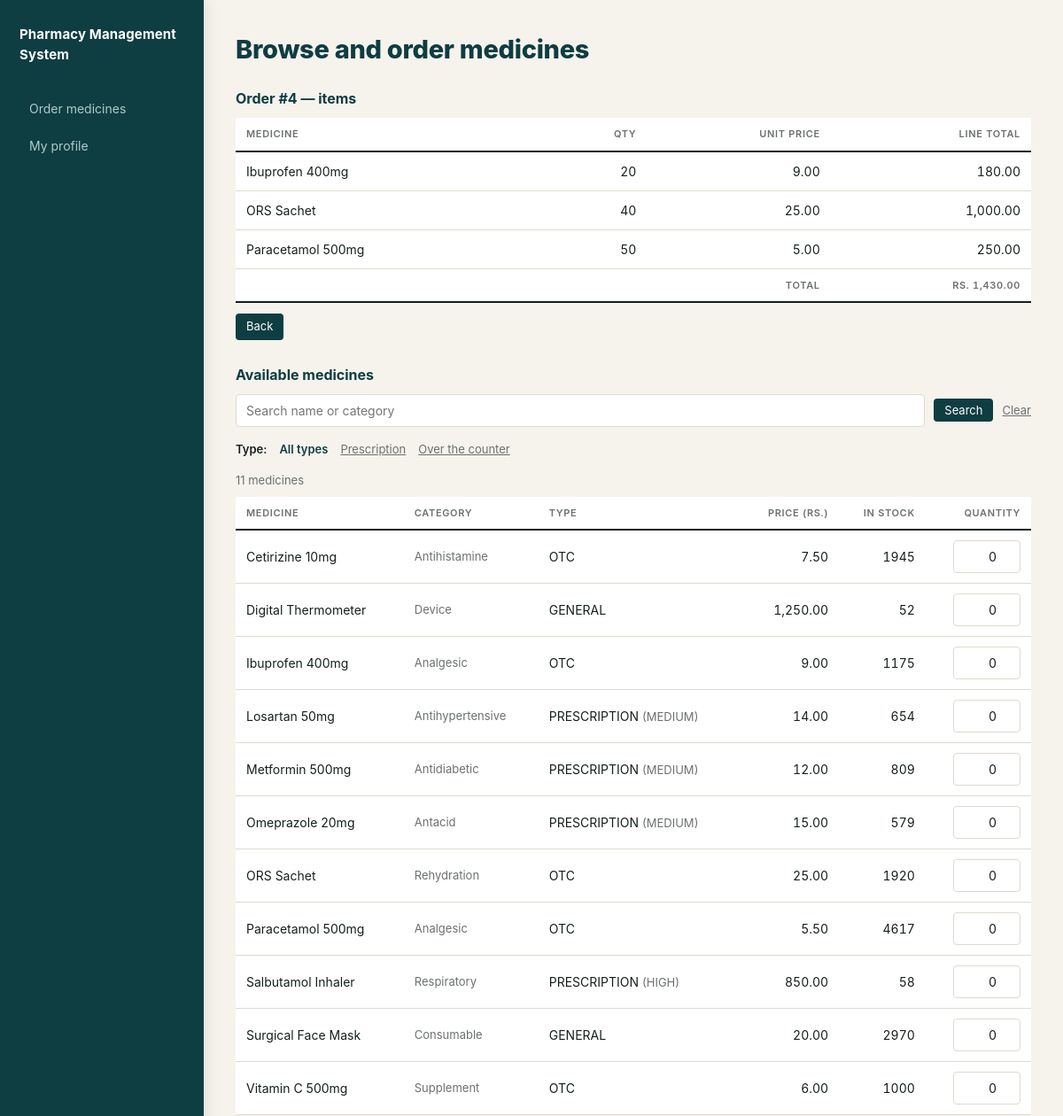
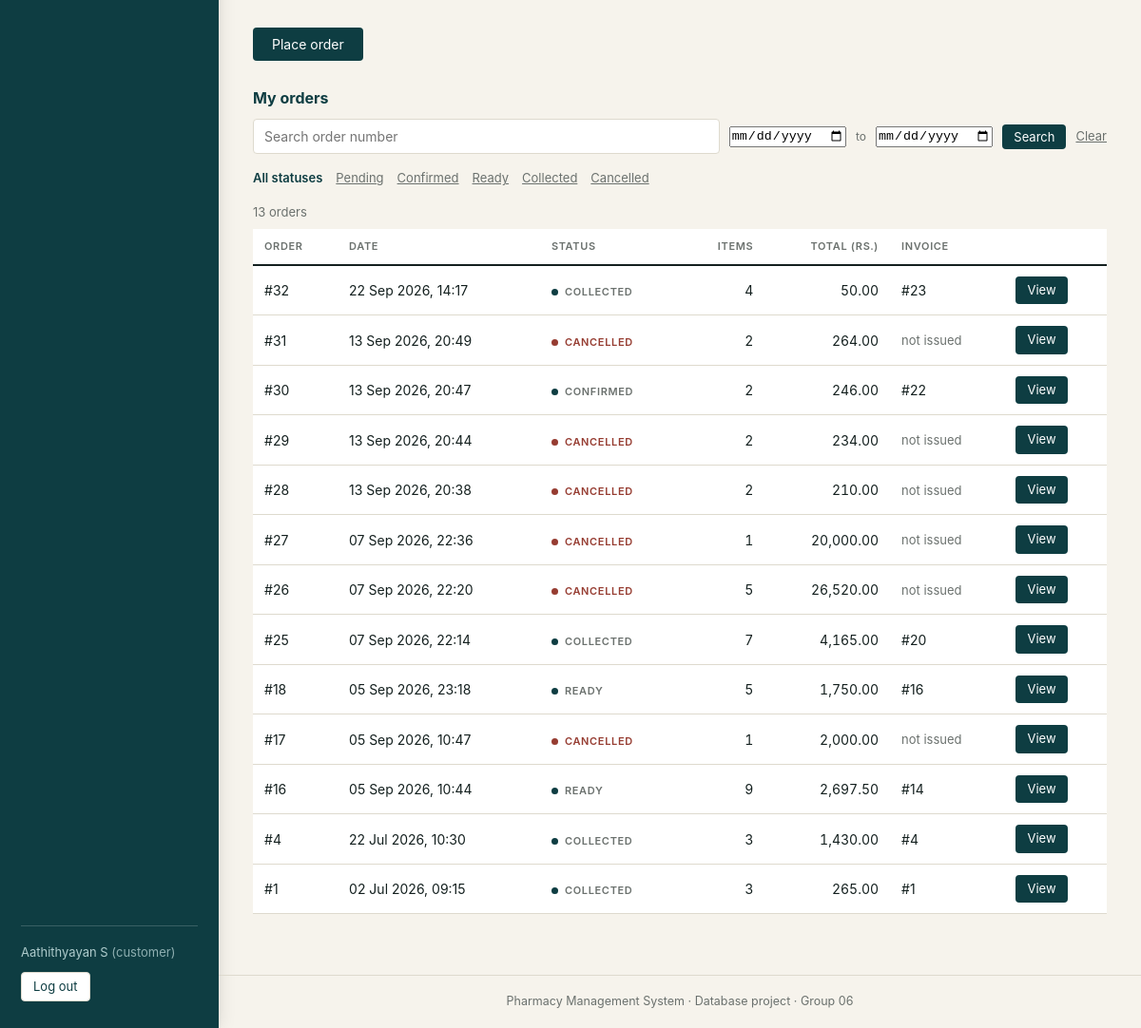
The app's page /customer.php?order=4 (signed in) with its own data (2 pictures, top to bottom).
### tables this page shows
CREATE TABLE `ORDER_ITEM` (
  `order_id` int(11) NOT NULL,
  `medicine_id` int(11) NOT NULL,
  `quantity` int(11) NOT NULL,
  `unit_price` decimal(10,2) NOT NULL
);

CREATE TABLE `MEDICINE` (
  `medicine_id` int(11) NOT NULL,
  `name` varchar(100) NOT NULL,
  `category` varchar(50) DEFAULT NULL,
  `price` decimal(10,2) NOT NULL,
  `quantity_in_stock` int(11) NOT NULL DEFAULT 0,
  `expiry_date` date DEFAULT NULL,
  `reorder_threshold` int(11) NOT NULL DEFAULT 10,
  `med_type` enum('PRESCRIPTION','OTC') DEFAULT NULL,
  `is_active` tinyint(1) NOT NULL DEFAULT 1
);

CREATE TABLE `PRESCRIPTION_MEDICINE` (
  `medicine_id` int(11) NOT NULL,
  `prescription_required_level` varchar(20) NOT NULL
);

CREATE TABLE `INVOICE` (
  `invoice_id` int(11) NOT NULL,
  `order_id` int(11) NOT NULL,
  `total_amount` decimal(10,2) NOT NULL DEFAULT 0.00,
  `issue_date` datetime NOT NULL DEFAULT current_timestamp()
);

CREATE TABLE `CUSTOMER_ORDER` (
  `order_id` int(11) NOT NULL,
  `customer_id` int(11) NOT NULL,
  `pharmacist_id` int(11) DEFAULT NULL,
  `order_date` datetime NOT NULL DEFAULT current_timestamp(),
  `status` enum('PENDING','CONFIRMED','READY','COLLECTED','CANCELLED') NOT NULL DEFAULT 'PENDING'
);

### customer.php (the view, shortened to what this page needs)
<?php
require_once __DIR__ . '/auth.php';
$me = current_user_id();
$medSearch = trim($_GET['mq'] ?? '');
$medType   = $_GET['mtype'] ?? '';
$validMedTypes = ['PRESCRIPTION', 'OTC'];
$medTypeLabels = ['PRESCRIPTION' => 'Prescription', 'OTC' => 'Over the counter'];
$medWhere  = ['m.quantity_in_stock > 0', 'm.is_active = 1'];
$medParams = [];
$medStmt = $pdo->prepare(
    "SELECT   m.medicine_id, m.name, m.category, m.price,
              m.quantity_in_stock,
              COALESCE(m.med_type, 'GENERAL') AS med_type,
              p.prescription_required_level
       FROM      MEDICINE              m
       LEFT JOIN PRESCRIPTION_MEDICINE p ON p.medicine_id = m.medicine_id
      WHERE  " . implode(' AND ', $medWhere) . "
      ORDER BY m.name"
);
$medStmt->execute($medParams);
$medicines = $medStmt->fetchAll();
$orderSearch  = trim($_GET['oq'] ?? '');
$orderStatus  = $_GET['ostatus'] ?? '';
$validStatuses = ['PENDING', 'CONFIRMED', 'READY', 'COLLECTED', 'CANCELLED'];
$orderFrom = trim($_GET['ofrom'] ?? '');
$orderTo   = trim($_GET['oto'] ?? '');
$fromCheck = DateTime::createFromFormat('Y-m-d', $orderFrom);
if ($orderFrom === '' || !$fromCheck || $fromCheck->format('Y-m-d') !== $orderFrom) {
    $orderFrom = '';
}
$toCheck = DateTime::createFromFormat('Y-m-d', $orderTo);
if ($orderTo === '' || !$toCheck || $toCheck->format('Y-m-d') !== $orderTo) {
    $orderTo = '';
}
$orderWhere  = ['co.customer_id = ?'];
$orderParams = [$me];
$ordersStmt = $pdo->prepare(
    "SELECT   co.order_id, co.order_date, co.status,
              COUNT(oi.medicine_id)                    AS lines_count,
              SUM(oi.quantity * oi.unit_price)         AS order_total,
              i.invoice_id
       FROM      CUSTOMER_ORDER co
       LEFT JOIN ORDER_ITEM     oi ON oi.order_id = co.order_id
       LEFT JOIN INVOICE        i  ON i.order_id  = co.order_id
      WHERE  " . implode(' AND ', $orderWhere) . "
      GROUP BY co.order_id, co.order_date, co.status, i.invoice_id
      ORDER BY co.order_date DESC"
);
$ordersStmt->execute($orderParams);
$orders = $ordersStmt->fetchAll();
$viewOrder = isset($_GET['order']) ? (int)$_GET['order'] : 0;
$viewItems = [];
if ($viewOrder) {
    $st = $pdo->prepare(
        "SELECT m.name, oi.quantity, oi.unit_price,
                oi.quantity * oi.unit_price AS line_total
           FROM ORDER_ITEM oi
           JOIN MEDICINE   m  ON m.medicine_id = oi.medicine_id
           JOIN CUSTOMER_ORDER co ON co.order_id = oi.order_id
          WHERE oi.order_id = ? AND co.customer_id = ?
          ORDER BY m.name"
    );
    $st->execute([$viewOrder, $me]);
    $viewItems = $st->fetchAll();
}
$editOrderId = isset($_GET['editorder']) ? (int)$_GET['editorder'] : 0;
?>
<?php if ($viewOrder && $viewItems): ?>
    <h2>Order #<?= h($viewOrder) ?> &mdash; items</h2>
    <table>
        <tr>
            <th>Medicine</th><th class="num">Qty</th>
            <th class="num">Unit price</th><th class="num">Line total</th>
        </tr>
        <?php $sum = 0; foreach ($viewItems as $it): $sum += $it['line_total']; ?>
            <tr>
                <td><?= h($it['name']) ?></td>
                <td class="num"><?= h($it['quantity']) ?></td>
                <td class="num"><?= number_format($it['unit_price'], 2) ?></td>
                <td class="num"><?= number_format($it['line_total'], 2) ?></td>
            </tr>
        <?php endforeach; ?>
        <tr>
            <th colspan="3" class="num">Total</th>
            <th class="num">Rs. <?= number_format($sum, 2) ?></th>
        </tr>
    </table>
    <p style="margin-top:12px"><a href="<?= action_link('order', '') ?>" class="btn btn-small">Back</a></p>
<?php endif; ?>
<h2>Available medicines</h2>
<form class="searchbar" method="get" action="customer.php">
    <input type="text" name="mq" placeholder="Search name or category"
           value="<?= h($medSearch) ?>">
    <button type="submit" class="btn btn-small">Search</button>
    <a class="clear" href="customer.php<?= $editOrderId ? '?editorder=' . h($editOrderId) : '' ?>">Clear</a>
</form>
<div class="filter-links">
    <span class="filter-label">Type:</span>
    <?php if ($medType === ''): ?>
        <span class="current">All types</span>
    <?php else: ?>
        <a href="<?= filter_link('mtype', '') ?>">All types</a>
    <?php endif; ?>
    <?php foreach ($validMedTypes as $vt): ?>
        <?php if ($medType === $vt): ?>
            <span class="current"><?= h($medTypeLabels[$vt]) ?></span>
        <?php else: ?>
            <a href="<?= filter_link('mtype', $vt) ?>"><?= h($medTypeLabels[$vt]) ?></a>
        <?php endif; ?>
    <?php endforeach; ?>
</div>
<p class="result-count">
    <?= count($medicines) ?> medicine<?= count($medicines) === 1 ? '' : 's' ?>
</p>
<?php if (!$medicines): ?>
    <div class="card muted">No medicines match your search.</div>
<?php else: ?>
    <form method="post" action="customer.php">
        <table>
            <tr>
                <th>Medicine</th><th>Category</th><th>Type</th>
                <th class="num">Price (Rs.)</th><th class="num">In stock</th>
                <th class="num">Quantity</th>
            </tr>
            <?php foreach ($medicines as $m): ?>
                <tr>
                    <td><?= h($m['name']) ?></td>
                    <td class="muted"><?= h($m['category']) ?></td>
                    <td>
                        <?= h($m['med_type']) ?>
                        <?php if ($m['prescription_required_level']): ?>
                            <span class="muted">
                                (<?= h($m['prescription_required_level']) ?>)
                            </span>
                        <?php endif; ?>
                    </td>
                    <td class="num"><?= number_format($m['price'], 2) ?></td>
                    <td class="num"><?= h($m['quantity_in_stock']) ?></td>
                    <td class="num">
                        <input class="qty" type="number" min="0"
                               max="<?= h($m['quantity_in_stock']) ?>"
                               name="qty[<?= h($m['medicine_id']) ?>]" value="0">
                    </td>
                </tr>
            <?php endforeach; ?>
        </table>
        <p style="margin-top:14px">
            <button type="submit" class="btn btn-green">Place order</button>
        </p>
    </form>
<?php endif; ?>
<h2>My orders</h2>
<form class="searchbar" method="get" action="customer.php">
    <input type="text" name="oq" placeholder="Search order number"
           value="<?= h($orderSearch) ?>">
    <input type="date" name="ofrom" title="Ordered from" value="<?= h($orderFrom) ?>">
    <span class="muted small">to</span>
    <input type="date" name="oto" title="Ordered to" value="<?= h($orderTo) ?>">
    <button type="submit" class="btn btn-small">Search</button>
    <a class="clear" href="customer.php">Clear</a>
</form>
<div class="filter-links">
    <?php if ($orderStatus === ''): ?>
        <span class="current">All statuses</span>
    <?php else: ?>
        <a href="<?= filter_link('ostatus', '') ?>">All statuses</a>
    <?php endif; ?>
    <?php foreach ($validStatuses as $vs): ?>
        <?php if ($orderStatus === $vs): ?>
            <span class="current"><?= h(ucfirst(strtolower($vs))) ?></span>
        <?php else: ?>
            <a href="<?= filter_link('ostatus', $vs) ?>"><?= h(ucfirst(strtolower($vs))) ?></a>
        <?php endif; ?>
    <?php endforeach; ?>
</div>
<p class="result-count">
    <?= count($orders) ?> order<?= count($orders) === 1 ? '' : 's' ?>
</p>
<?php if (!$orders): ?>
    <div class="card muted">
        <?= ($orderSearch !== '' || $orderStatus !== '' || $orderFrom !== '' || $orderTo !== '')
            ? 'No orders match your search.'
            : 'You have not placed any orders yet.' ?>
    </div>
<?php else: ?>
    <table>
        <tr>
            <th>Order</th><th>Date</th><th>Status</th>
            <th class="num">Items</th><th class="num">Total (Rs.)</th>
            <th>Invoice</th><th></th>
        </tr>
        <?php foreach ($orders as $o): ?>
            <tr>
                <td>#<?= h($o['order_id']) ?></td>
                <td><?= h(date('d M Y, H:i', strtotime($o['order_date']))) ?></td>
                <td><span class="pill pill-<?= h($o['status']) ?>">
                        <?= h($o['status']) ?></span></td>
                <td class="num"><?= h($o['lines_count']) ?></td>
                <td class="num"><?= number_format((float)$o['order_total'], 2) ?></td>
                <td><?= $o['invoice_id']
                        ? '#' . h($o['invoice_id'])
                        : '<span class="muted">not issued</span>' ?></td>
                <td>
                    <a class="btn btn-small"
                       href="<?= action_link('order', (string)$o['order_id']) ?>">View</a>
                </td>
            </tr>
        <?php endforeach; ?>
    </table>
<?php endif; ?>

### style.css (style rules this page uses)
:root { --ink:#14201F; --paper:#F6F3EC; --accent:#0E3D42; --accent-light:#175159; --accent-tint:#AECBCC; --grey:#6B716E; --rule:#DEDACE; --red:#963C31; }
* { box-sizing:border-box;margin:0;padding:0 }
body { font-family:-apple-system,"Segoe UI",Roboto,Helvetica,Arial,sans-serif; background:var(--paper); color:var(--ink); font-size:15px; line-height:1.5; }
h2 { font-size:16px;line-height:1.2;color:var(--accent);font-weight:700;margin:30px 0 12px }
.muted { color:var(--grey);font-size:13px }
.small { font-size:12px }
input[type=text],input[type=email],input[type=password], input[type=number],select,textarea { width:100%; padding:9px 11px; border:1px solid var(--rule); border-radius:4px; font-size:14px; font-family:inherit; background:#fff; color:var(--ink); }
input[type=number] { width:90px }
button,.btn { display:inline-block; margin-top:16px; padding:9px 20px; background:var(--accent); color:#fff; border:0;border-radius:4px; font-size:14px;font-family:inherit; cursor:pointer;text-decoration:none; transition:background-color .15s ease; }
.btn-green { background:var(--accent);color:#fff }
.btn-small { padding:5px 12px;font-size:13px;margin-top:0 }
table { width:100%;border-collapse:collapse;font-size:14px;margin-top:6px;background:#fff }
th { text-align:left; padding:10px 12px; font-weight:600;font-size:11px; color:var(--grey); text-transform:uppercase;letter-spacing:.06em; border-bottom:2px solid var(--ink); }
td { padding:11px 12px;border-bottom:1px solid var(--rule) }
td.num,th.num { text-align:right;font-variant-numeric:tabular-nums }
.pill { display:inline-flex;align-items:center;gap:7px; font-size:11px;font-weight:600;letter-spacing:.06em; text-transform:uppercase;color:var(--grey); }
.pill::before { content:"";width:7px;height:7px;border-radius:50%; background:var(--accent);flex:0 0 7px; }
.pill-CANCELLED { color:var(--red) }
.pill-CANCELLED::before { background:var(--red) }
input.qty { width:76px;text-align:right;font-variant-numeric:tabular-nums }
.searchbar { display:flex; flex-wrap:wrap; align-items:center; gap:10px; margin:10px 0 16px; }
.searchbar input[type=text] { width:auto; flex:1 1 220px; margin:0; }
.searchbar .btn { margin-top:0 }
.searchbar .clear { font-size:13px; color:var(--grey); text-decoration:underline; }
.result-count { color:var(--grey);font-size:13px;margin:0 0 8px }
.filter-links { display:flex; flex-wrap:wrap; align-items:center; gap:14px; margin:0 0 16px; font-size:13px; }
.filter-links a { color:var(--grey); text-decoration:underline; }
.filter-links .current { color:var(--accent); font-weight:600; text-decoration:none; }
.filter-links .filter-label { color:var(--ink); font-weight:600; }

### records on screen
order_item: medicine.name "Ibuprofen 400mg", quantity "20", unit_price "9.00", line_total "180.00"
order_item: medicine.name "ORS Sachet", quantity "40", unit_price "25.00", line_total "1,000.00"
order_item: medicine.name "Paracetamol 500mg", quantity "50", unit_price "5.00", line_total "250.00"
medicine: name "Cetirizine 10mg", category "Antihistamine", med_type "OTC", price "7.50", quantity_in_stock "1945"
medicine: name "Digital Thermometer", category "Device", med_type "GENERAL", price "1,250.00", quantity_in_stock "52"
medicine: name "Ibuprofen 400mg", category "Analgesic", med_type "OTC", price "9.00", quantity_in_stock "1175"
prescription_medicine: medicine_id.name "Losartan 50mg", medicine_id.category "Antihypertensive", med_type "PRESCRIPTION", prescription_required_level "MEDIUM", medicine_id.price "14.00", medicine_id.quantity_in_stock "654"
prescription_medicine: medicine_id.name "Metformin 500mg", medicine_id.category "Antidiabetic", med_type "PRESCRIPTION", prescription_required_level "MEDIUM", medicine_id.price "12.00", medicine_id.quantity_in_stock "809"
prescription_medicine: medicine_id.name "Omeprazole 20mg", medicine_id.category "Antacid", med_type "PRESCRIPTION", prescription_required_level "MEDIUM", medicine_id.price "15.00", medicine_id.quantity_in_stock "579"
medicine: name "ORS Sachet", category "Rehydration", med_type "OTC", price "25.00", quantity_in_stock "1920"
medicine: name "Paracetamol 500mg", category "Analgesic", med_type "OTC", price "5.50", quantity_in_stock "4617"
prescription_medicine: medicine_id.name "Salbutamol Inhaler", medicine_id.category "Respiratory", med_type "PRESCRIPTION", prescription_required_level "HIGH", medicine_id.price "850.00", medicine_id.quantity_in_stock "58"
medicine: name "Surgical Face Mask", category "Consumable", med_type "GENERAL", price "20.00", quantity_in_stock "2970"
medicine: name "Vitamin C 500mg", category "Supplement", med_type "OTC", price "6.00", quantity_in_stock "1000"
invoice: order.order_id "32", order.order_date "22 Sep 2026, 14:17", order.status "COLLECTED", lines_count "4", order_total "50.00", invoice_id "23"
customer_order: order_id "31", order_date "13 Sep 2026, 20:49", status "CANCELLED", lines_count "2", order_total "264.00", shows "not issued"
invoice: order.order_id "30", order.order_date "13 Sep 2026, 20:47", order.status "CONFIRMED", lines_count "2", order_total "246.00", invoice_id "22"
customer_order: order_id "29", order_date "13 Sep 2026, 20:44", status "CANCELLED", lines_count "2", order_total "234.00", shows "not issued"
customer_order: order_id "28", order_date "13 Sep 2026, 20:38", status "CANCELLED", lines_count "2", order_total "210.00", shows "not issued"
customer_order: order_id "27", order_date "07 Sep 2026, 22:36", status "CANCELLED", lines_count "1", order_total "20,000.00", shows "not issued"
customer_order: order_id "26", order_date "07 Sep 2026, 22:20", status "CANCELLED", lines_count "5", order_total "26,520.00", shows "not issued"
invoice: order.order_id "25", order.order_date "07 Sep 2026, 22:14", order.status "COLLECTED", lines_count "7", order_total "4,165.00", invoice_id "20"
invoice: order.order_id "18", order.order_date "05 Sep 2026, 23:18", order.status "READY", lines_count "5", order_total "1,750.00", invoice_id "16"
customer_order: order_id "17", order_date "05 Sep 2026, 10:47", status "CANCELLED", lines_count "1", order_total "2,000.00", shows "not issued"
invoice: order.order_id "16", order.order_date "05 Sep 2026, 10:44", order.status "READY", lines_count "9", order_total "2,697.50", invoice_id "14"
invoice: order.order_id "4", order.order_date "22 Jul 2026, 10:30", order.status "COLLECTED", lines_count "3", order_total "1,430.00", invoice_id "4"
invoice: order.order_id "1", order.order_date "02 Jul 2026, 09:15", order.status "COLLECTED", lines_count "3", order_total "265.00", invoice_id "1"

### other values on screen
$label "Order medicines"
current_user_name() "Aathithyayan S"
$role "customer"
$title "Browse and order medicines"
$viewOrder "4"
$sum "1,430.00"
$medTypeLabels[$vt] "Prescription"
$medTypeLabels[$vt] "Over the counter"
count($medicines) "11"
$vs "Pending"
$vs "Confirmed"
$vs "Ready"
$vs "Collected"
$vs "Cancelled"
count($orders) "13"
